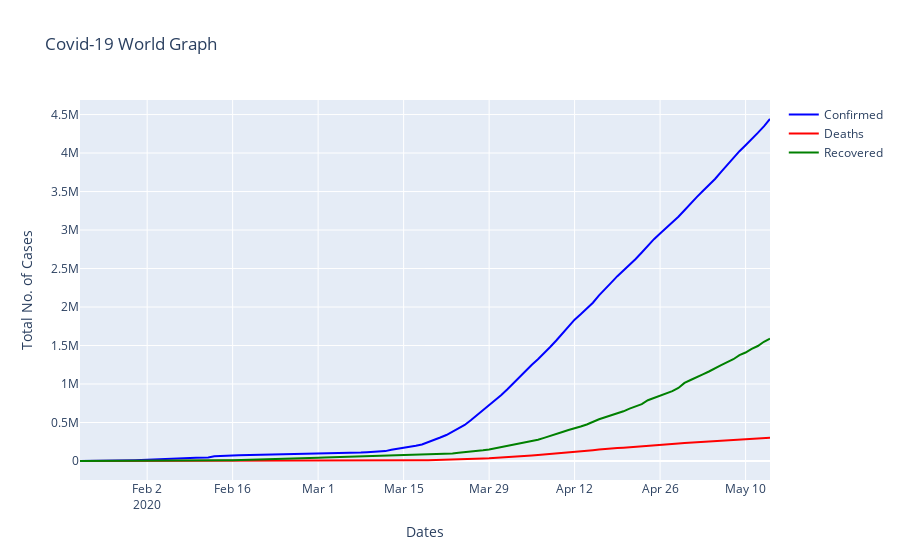

Notebook cell for this chart:
### Code cell
#Plotting datewise confirmed/ deaths/ recovered cases
fig = go.Figure()
fig.add_trace(go.Scatter(x=confirmed_fbp['Date'], y=confirmed_fbp['Confirmed'], name='Confirmed',line=dict(color='blue')))
fig.add_trace(go.Scatter(x=death_fbp['Date'], y=death_fbp['Deaths'], name='Deaths', line=dict(color='Red')))
fig.add_trace(go.Scatter(x=recovered_fbp['Date'], y=recovered_fbp['Recovered'], name='Recovered', line=dict(color='Green')))
fig.update_layout(title='Covid-19 World Graph', xaxis_tickfont_size=12,xaxis=dict(title='Dates'), yaxis=dict(title='Total No. of Cases'))

fig.show()
